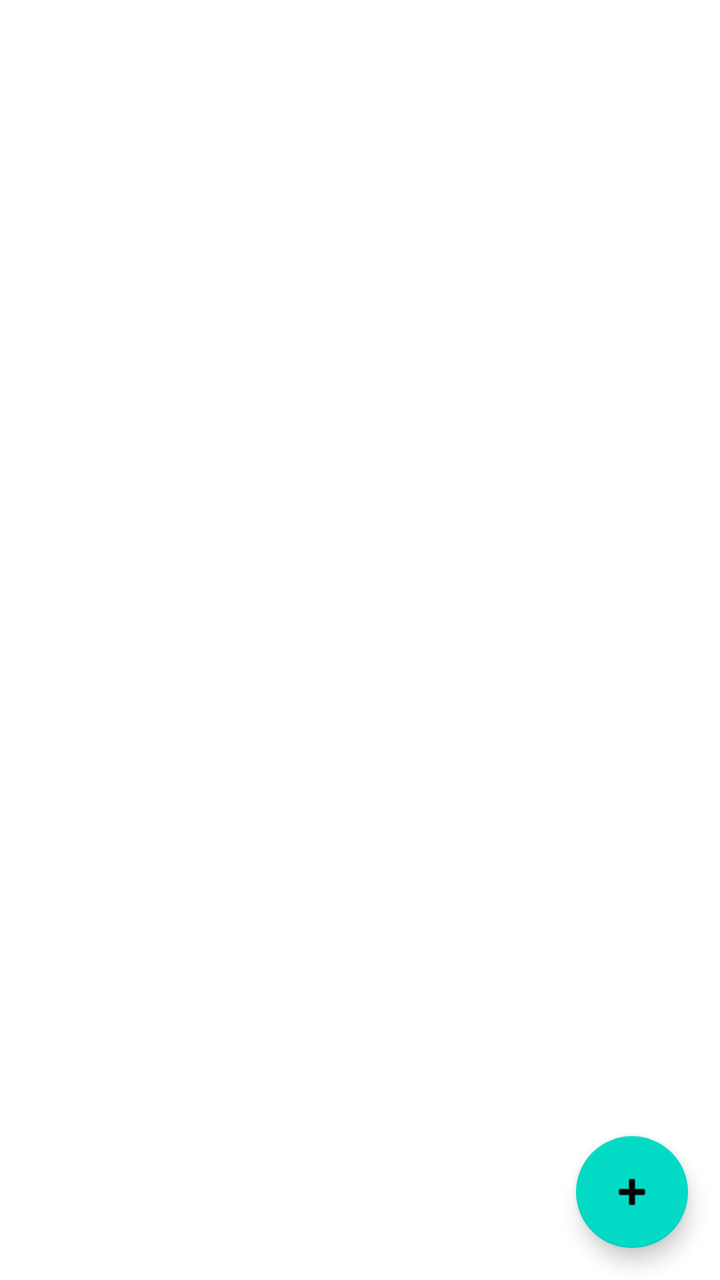
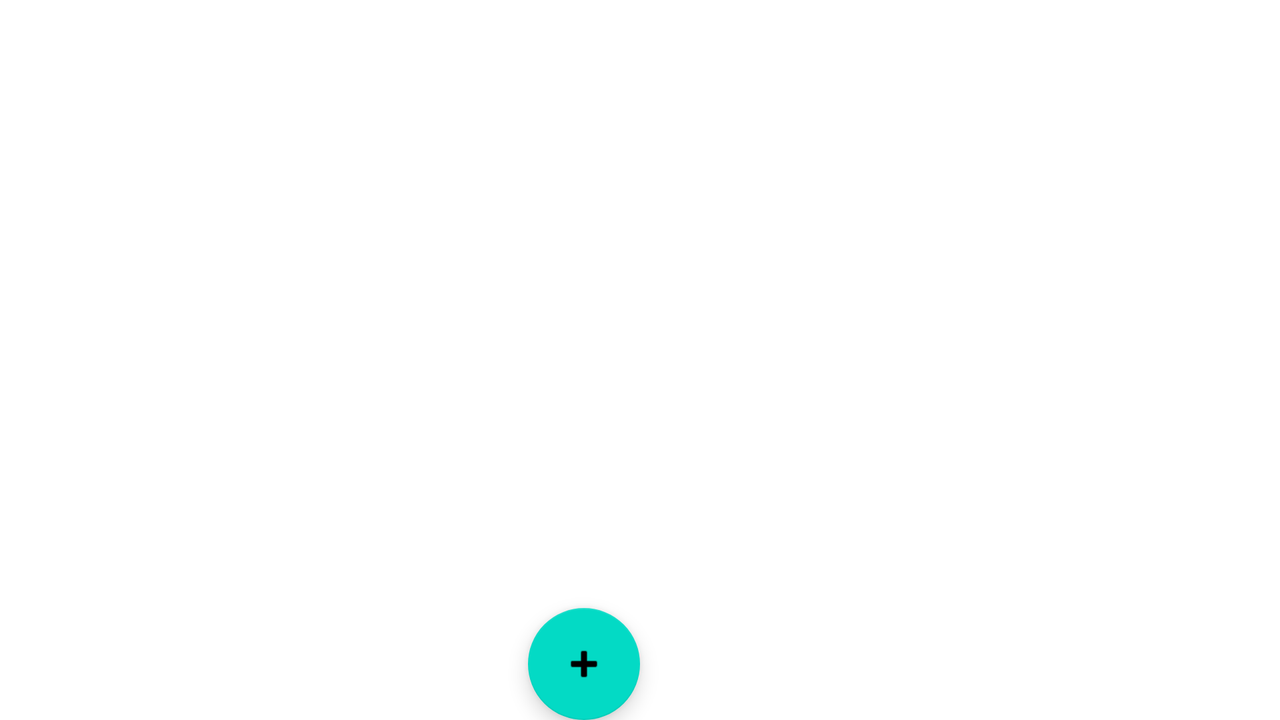

Compare how this app lays out the same screen by default and in its alternative resource folder. The renders come first, then the two layout files and the values they reference.
<!-- AndroidManifest.xml: application theme Theme.ShoppingList -->
<!-- res/layout/activity_main.xml -->
<?xml version="1.0" encoding="utf-8"?>
<androidx.constraintlayout.widget.ConstraintLayout xmlns:android="http://schemas.android.com/apk/res/android"
    xmlns:app="http://schemas.android.com/apk/res-auto"
    xmlns:tools="http://schemas.android.com/tools"
    android:layout_width="match_parent"
    android:layout_height="match_parent"
    tools:context=".presentation.MainActivity">


    <androidx.recyclerview.widget.RecyclerView
        android:id="@+id/rv_shop_list"
        android:layout_width="match_parent"
        android:layout_height="wrap_content"
        android:background="#00A936F4"
        app:layoutManager="androidx.recyclerview.widget.LinearLayoutManager"
        app:layout_constraintBottom_toBottomOf="parent"
        app:layout_constraintEnd_toEndOf="parent"
        app:layout_constraintHorizontal_bias="0.0"
        app:layout_constraintStart_toStartOf="parent"
        app:layout_constraintTop_toTopOf="parent"
        app:layout_constraintVertical_bias="0.0"
        tools:listitem="@layout/item_shop_enabled" />

    <com.google.android.material.floatingactionbutton.FloatingActionButton
        android:id="@+id/floatingActionButton"
        android:layout_marginEnd ="16dp"
        android:layout_marginBottom="16dp"
        android:layout_width="wrap_content"
        android:layout_height="wrap_content"
        android:clickable="true"
        android:contentDescription="@string/add_new_item"
        android:focusable="true"
        app:layout_constraintBottom_toBottomOf="parent"
        app:layout_constraintEnd_toEndOf="parent"
        app:srcCompat="@android:drawable/ic_input_add"
        tools:ignore="ImageContrastCheck" />


</androidx.constraintlayout.widget.ConstraintLayout>
<!-- resources referenced by this layout -->
<resources>
  <string name="add_new_item">Add new Item</string>
  <style name="Theme.ShoppingList" parent="Theme.MaterialComponents.DayNight.DarkActionBar">
          
          <item name="colorPrimary">#B39DDB</item>
          <item name="colorPrimaryVariant">#B39DDB</item>
          <item name="colorOnPrimary">#B39DDB</item>
          
          <item name="colorSecondary">@color/teal_200</item>
          <item name="colorSecondaryVariant">@color/teal_700</item>
          <item name="colorOnSecondary">@color/black</item>
          
          <item name="android:statusBarColor">?attr/colorPrimaryVariant</item>
          
      </style>
</resources>
<!-- res/layout-land/activity_main.xml (the repository's variant of the layout above) -->
<!-- drawn on the phone turned sideways -->
<androidx.constraintlayout.widget.ConstraintLayout xmlns:android="http://schemas.android.com/apk/res/android"
    xmlns:app="http://schemas.android.com/apk/res-auto"
    xmlns:tools="http://schemas.android.com/tools"
    android:layout_width="match_parent"
    android:layout_height="match_parent"
    tools:context=".presentation.MainActivity">

    <androidx.recyclerview.widget.RecyclerView
        android:id="@+id/rv_shop_list"
        android:layout_width="0dp"
        android:layout_height="match_parent"
        app:layoutManager="androidx.recyclerview.widget.LinearLayoutManager"
        app:layout_constraintEnd_toEndOf="@id/guideline"
        app:layout_constraintStart_toStartOf="parent"
        tools:listitem="@layout/item_shop_enabled" />


    <androidx.constraintlayout.widget.Guideline
        android:id="@+id/guideline"
        android:layout_width="wrap_content"
        android:layout_height="wrap_content"
        android:orientation="vertical"
        app:layout_constraintGuide_percent="0.5" />

    <androidx.fragment.app.FragmentContainerView
        android:id="@+id/shop_item_container"
        android:layout_width="0dp"
        android:layout_height="match_parent"
        android:orientation="horizontal"
        android:visibility="visible"
        app:layout_constraintEnd_toEndOf="parent"
        app:layout_constraintStart_toStartOf="@id/guideline"
        tools:layout = "@layout/fragment_shop_item"/>

    <com.google.android.material.floatingactionbutton.FloatingActionButton
        android:id="@+id/floatingActionButton"
        android:layout_width="wrap_content"
        android:layout_height="0dp"
        android:clickable="true"
        android:contentDescription="TODO"
        android:focusable="true"
        app:elevation="6dp"
        app:layout_constraintBottom_toBottomOf="parent"
        app:layout_constraintEnd_toEndOf="@id/guideline"
        app:srcCompat="@android:drawable/ic_input_add" />
</androidx.constraintlayout.widget.ConstraintLayout>
<!-- resources referenced by the variant -->
<!-- as the phone turned sideways resolves them -->
<resources>
  <style name="Theme.ShoppingList" parent="Theme.MaterialComponents.DayNight.DarkActionBar">
          
          <item name="colorPrimary">#B39DDB</item>
          <item name="colorPrimaryVariant">#B39DDB</item>
          <item name="colorOnPrimary">#B39DDB</item>
          
          <item name="colorSecondary">@color/teal_200</item>
          <item name="colorSecondaryVariant">@color/teal_700</item>
          <item name="colorOnSecondary">@color/black</item>
          
          <item name="android:statusBarColor">?attr/colorPrimaryVariant</item>
          
      </style>
</resources>
